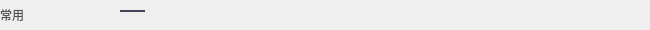
<?xml version="1.0" encoding="UTF-8"?>
<ui version="4.0">
 <class>FavoritePairsWidget</class>
 <widget class="QWidget" name="FavoritePairsWidget">
  <property name="geometry">
   <rect>
    <x>0</x>
    <y>0</y>
    <width>650</width>
    <height>30</height>
   </rect>
  </property>
  <property name="windowTitle">
   <string>Form</string>
  </property>
  <widget class="QLabel" name="label">
   <property name="geometry">
    <rect>
     <x>0</x>
     <y>5</y>
     <width>80</width>
     <height>20</height>
    </rect>
   </property>
   <property name="styleSheet">
    <string notr="true">QLabel{color: rgb(80,80,80);
font: 11px &quot;微软雅黑&quot;;}</string>
   </property>
   <property name="text">
    <string>常用</string>
   </property>
  </widget>
  <widget class="QLabel" name="lineLabel">
   <property name="geometry">
    <rect>
     <x>120</x>
     <y>10</y>
     <width>25</width>
     <height>2</height>
    </rect>
   </property>
   <property name="styleSheet">
    <string notr="true">background-color: rgb(71,65,87);</string>
   </property>
   <property name="text">
    <string/>
   </property>
  </widget>
 </widget>
 <resources/>
 <connections/>
</ui>
